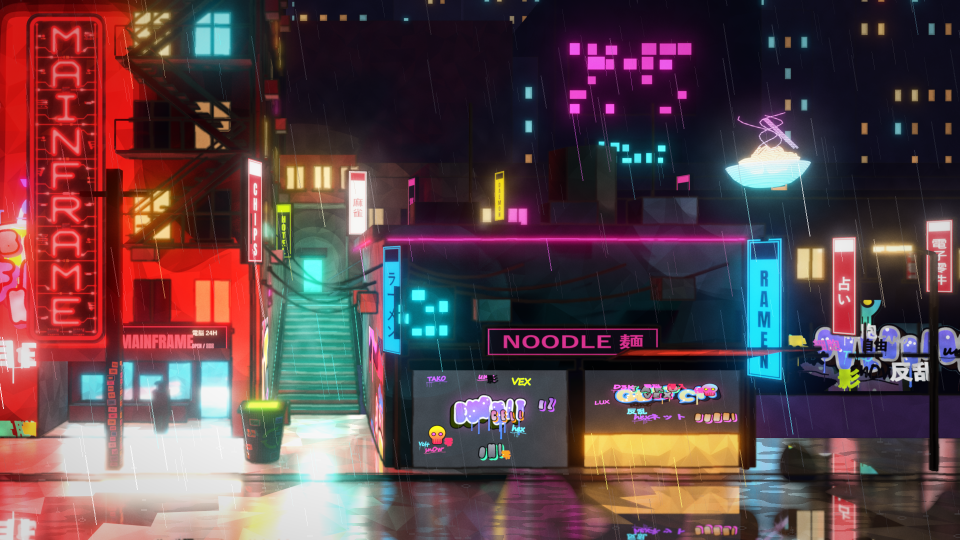
#> input picture docs/concepts/hq_styles/rebel_cell_graffiti/mainframe_shop_exterior_v2.png, 1920 x 1080 px, given in place of f1b_night.png, which was not available (shown at 1/2 size)
$ python gs2_cmp.py out.png
#> lines starting #> are read from the running program, lines starting #| are printed output that depends on the picture
"""f1b_night | v1 (Cycles rebuild) | v2 (F1b + graffiti), 3 x 960x540.   python gs2_cmp.py <out.jpg>"""
import os
import sys

sys.dont_write_bytecode = True
from PIL import Image, ImageDraw, ImageFont

HERE = os.path.dirname(os.path.abspath(__file__))
CON = os.path.normpath(os.path.join(HERE, "..", "..", ".."))
O = os.path.normpath(os.path.join(HERE, ".."))
cells = [(CON + "/round12_modem_facade/f1b_night.png", "f1b_night (current)"), (O + "/mainframe_shop_exterior_v3.png", "v3 (glowing paint)"),
         (O + "/mainframe_shop_exterior_v4.png", "v4: matte paint, real lights only")]
sheet = Image.new("RGB", (2880, 540))
#> sheet: PIL image 2880x540 RGB; every value is 0
f = ImageFont.truetype("C:/Windows/Fonts/bahnschrift.ttf", 22)
for i, (p, lab) in enumerate(cells):
    im = Image.open(p).convert("RGB").resize((960, 540), Image.LANCZOS)
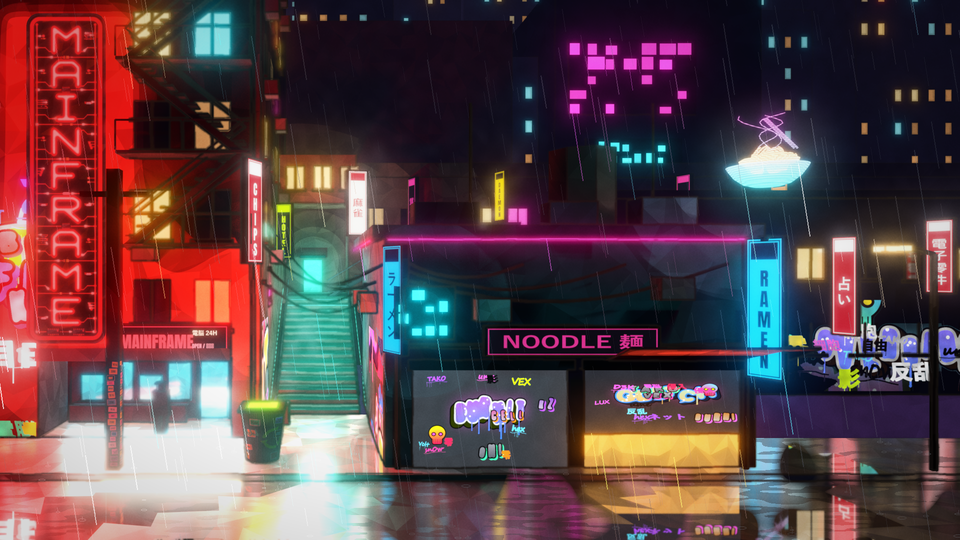
#> im: PIL image 960x540 RGB; mean R, G, B 92.9, 68.6, 73.2
    d = ImageDraw.Draw(im)
    d.rectangle([8, 500, 24 + d.textlength(lab, font=f), 532], fill=(0, 0, 0))
    d.text((16, 504), lab, font=f, fill=(255, 255, 255))
    sheet.paste(im, (i * 960, 0))
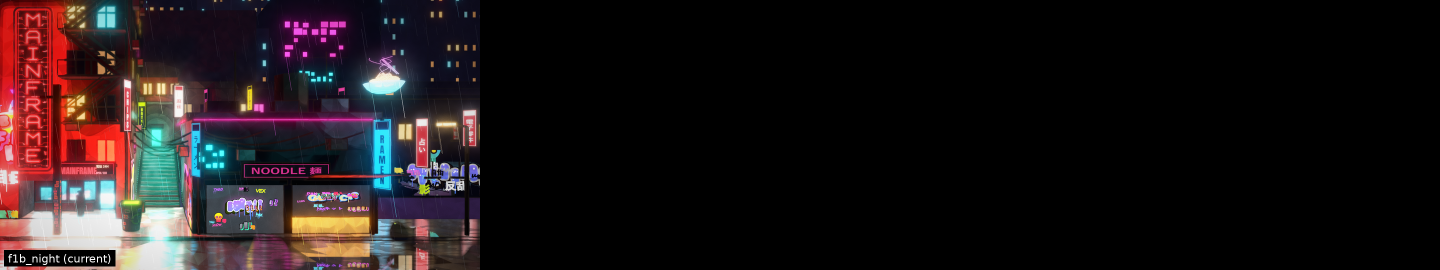
#> sheet: PIL image 2880x540 RGB (shown at 1/2 size); mean R, G, B 30.1, 22.3, 23.9
#> pass 2 of the loop `for i, (p, lab) in enumerate(cells):`:
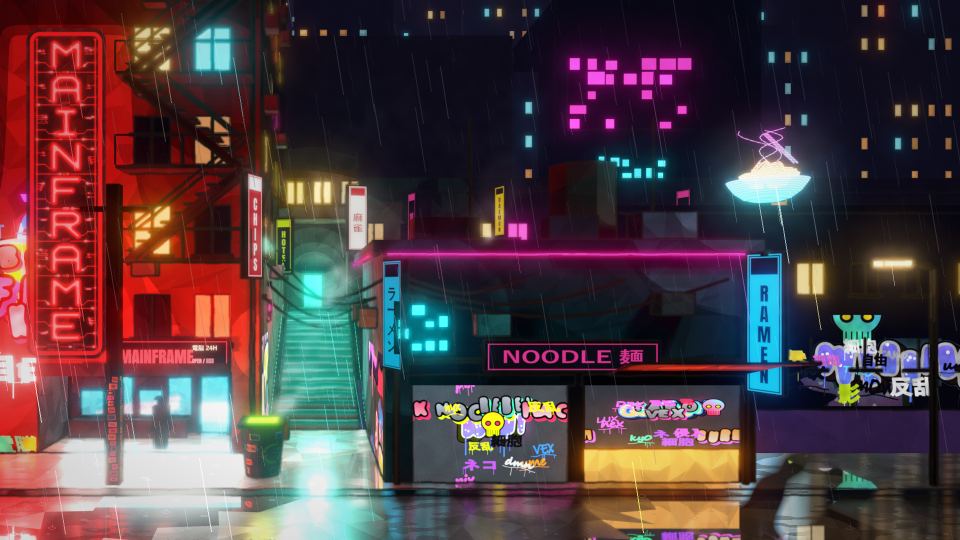
#> input picture docs/concepts/hq_styles/rebel_cell_graffiti/mainframe_shop_exterior_v3.png, 1920 x 1080 px (shown at 1/2 size)
#> `im = Image.open(p).convert("RGB").resize((960, 540), Image.LANCZOS)`:
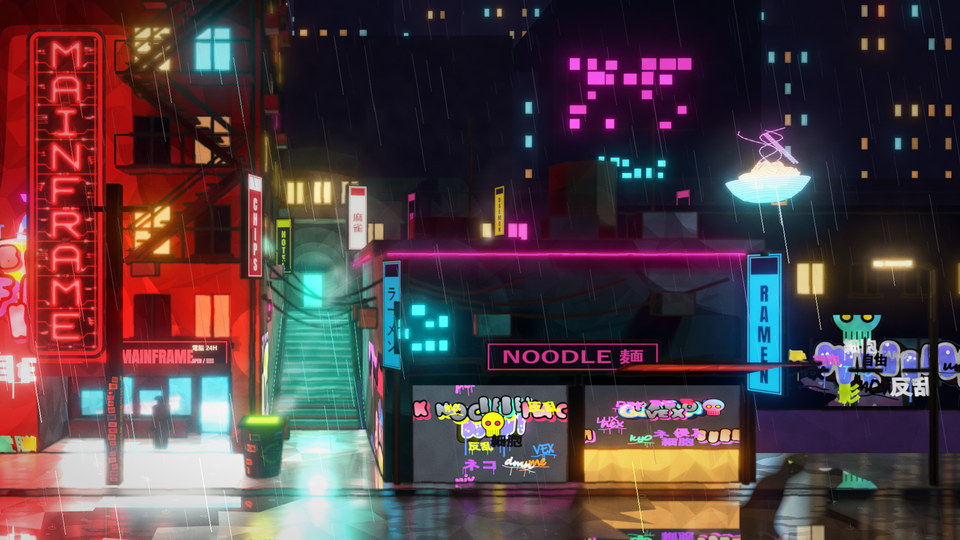
#> im: PIL image 960x540 RGB; mean R, G, B 81.9, 62.4, 67
#> `sheet.paste(im, (i * 960, 0))`:
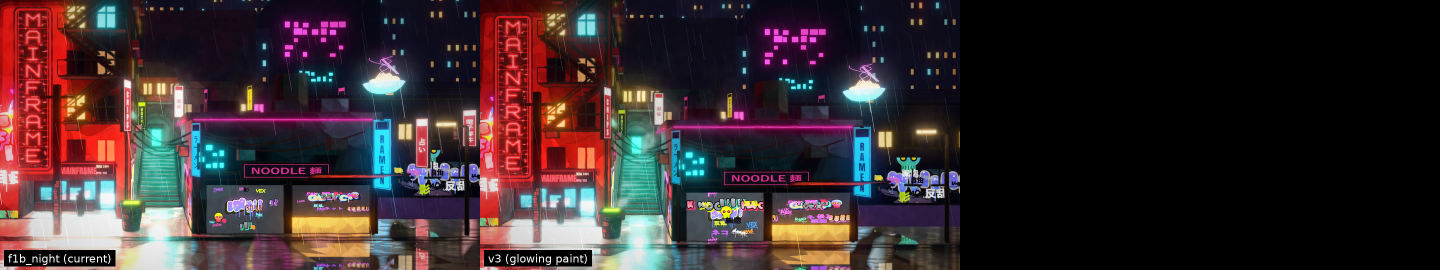
#> sheet: PIL image 2880x540 RGB (shown at 1/2 size); mean R, G, B 56.8, 42.6, 45.7
#> pass 3 of the loop `for i, (p, lab) in enumerate(cells):`:
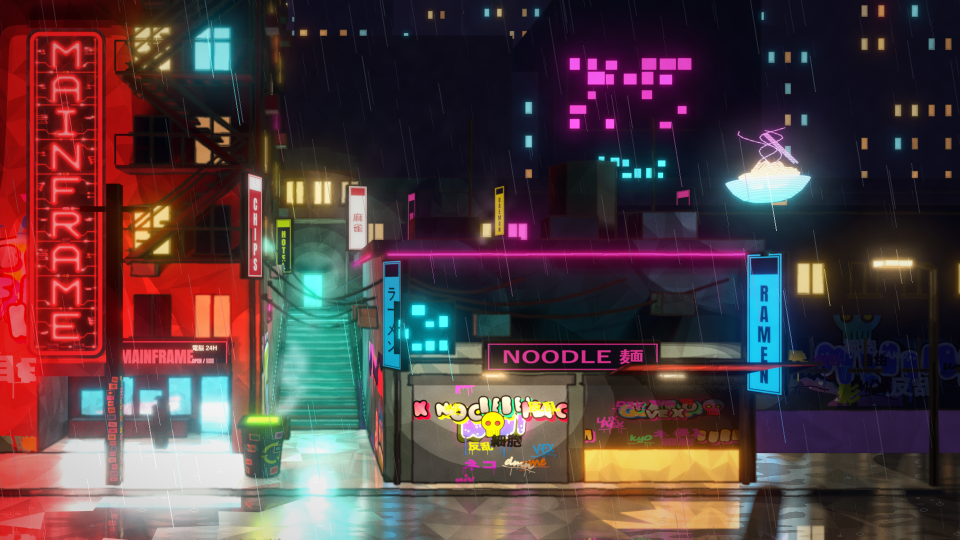
#> input picture docs/concepts/hq_styles/rebel_cell_graffiti/mainframe_shop_exterior_v4.png, 1920 x 1080 px (shown at 1/2 size)
#> `sheet.paste(im, (i * 960, 0))`:
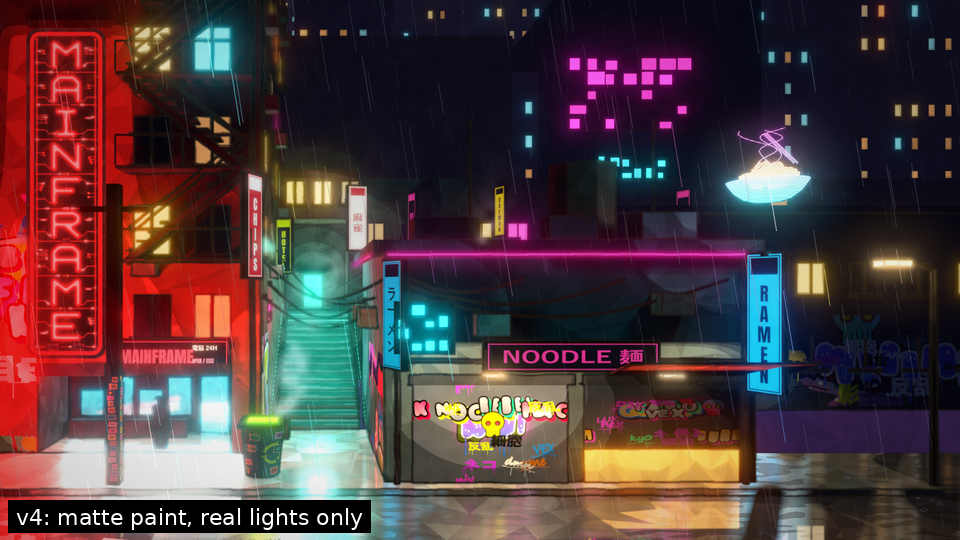
#> im: PIL image 960x540 RGB; mean R, G, B 79, 59.1, 61.5
#> `sheet.paste(im, (i * 960, 0))`:
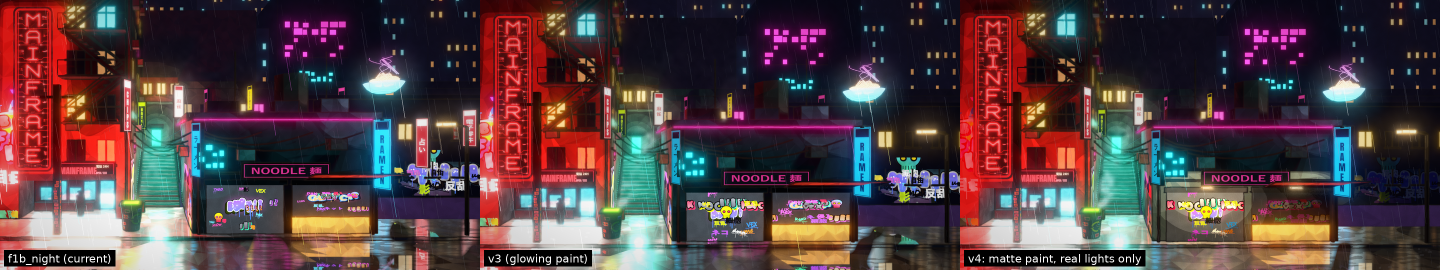
#> sheet: PIL image 2880x540 RGB (shown at 1/2 size); mean R, G, B 83.1, 62.3, 66.2
sheet.save(sys.argv[1], quality=90)
